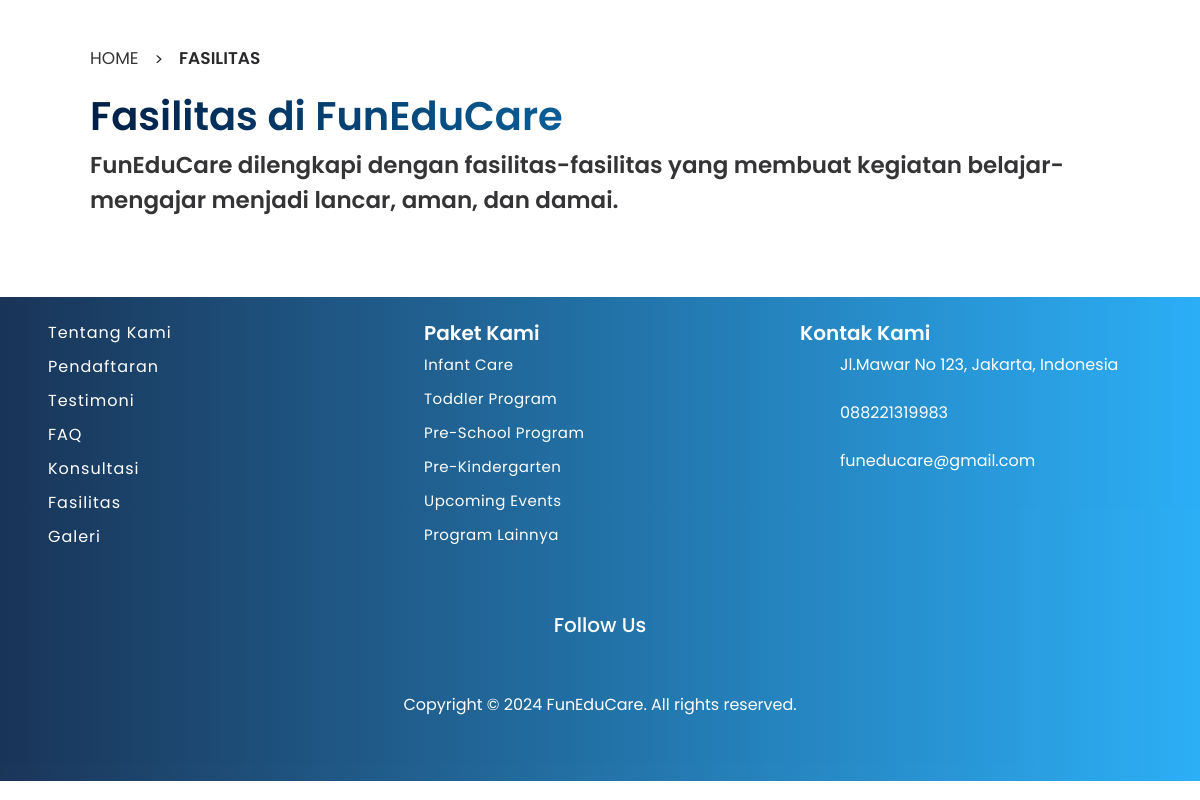
Page /fasilitas/ on the earlier database version.
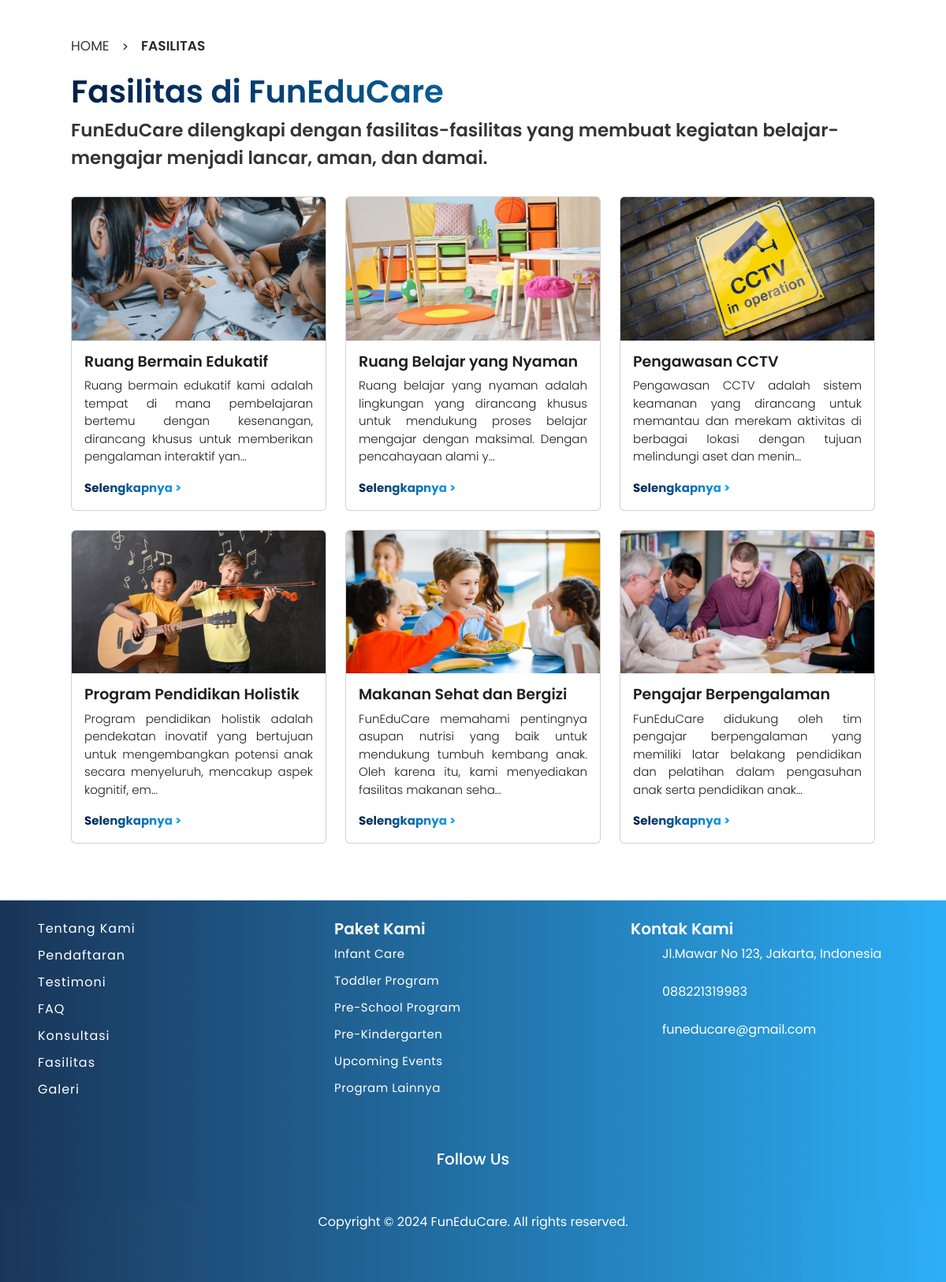
Same page on the later database version.
### home/models.py (models this page shows, shortened)
class Fasilitas(models.Model):
    judul = models.CharField(max_length=100)
    deskripsi = models.TextField()
    foto = models.FileField()

### home/views.py (the view)
# urls.py: path('fasilitas/', views.fasilitas, name='fasilitas'),
def fasilitas(request):
    all_fasilitas = Fasilitas.objects.all()
    return render(request, 'home/fasilitas.html', {'all':all_fasilitas})

### home/templates/home/fasilitas.html (shortened to what this page needs)
<!DOCTYPE html>
{% load static %}
<html lang="en">
    <head>
        <link rel="stylesheet" href="{% static 'css/home-style.css' %}" />
        <link
            href="https://cdn.jsdelivr.net/npm/bootstrap@5.3.3/dist/css/bootstrap.min.css"
            rel="stylesheet"
 />
        <link rel="stylesheet" href="./assets/css/fasilitases-style.css" />
    </head>
    <body>
        <main>
            <section class="container">
                <div class="col-12 p-5">
                    <div class="head-content d-flex flex-row col-8">
                        <a href="{% url 'home:home' %}">
                            <h5>HOME</h5>
                        </a>
                        <span class="me-3 ms-3"> > </span>
                        <h4>FASILITAS</h4>
                    </div>
                    <div
                        class="title-content col-12 mt-3 mb-3 d-flex flex-column">
                        <h1>Fasilitas di FunEduCare</h1>
                        <p>FunEduCare dilengkapi dengan fasilitas-fasilitas yang
                            membuat kegiatan belajar-mengajar menjadi lancar,
                            aman, dan damai.</p>
                    </div>
                    <div class="row">
                        {% for item in all %}
                        <div class="col-12 col-md-4 mb-4">
                            <div class="card" style="width: 100%;">
                                <img class="card-img-top" src="{{ item.foto.url }}" alt="{{ item.judul }}">
                                <div class="card-body">
                                    <h5 class="card-title">{{ item.judul }}</h5>
                                    <p class="card-text">{{ item.deskripsi|truncatechars:150 }}</p>
                                    <a href="{% url 'home:detail' item.id %}">Selengkapnya  ></a>
                                </div>
                            </div>
                        </div>
                        {% endfor %}
                        </div>
                    </div>
            </section>
        </main>
        <footer class="container-footer footer">
            <div class="pt-4 p-5">
              <div class="row">
                <div class="col-md-4">
                  <ul class="list1">
                    <li>
                      <a href="{% url 'aboutus:aboutus' %}#siapakami">Tentang Kami</a>
                    </li>
                    <li><a href="{% url 'programs:programs' %}">Pendaftaran</a></li>
                    <li>
                      <a href="{% url 'home:home' %}#testimonialCarousel"
                        >Testimoni</a
                      >
                    </li>
                    <li>
                      <a href="{% url 'contactus:contactus' %}#faq-list">FAQ</a>
                    </li>
                    <li>
                      <a href="{% url 'contactus:contactus' %}#konsultasi"
                        >Konsultasi</a
                      >
                    </li>
                    <li><a href="{% url 'home:home' %}#fasilitas">Fasilitas</a></li>
                    <li><a href="{% url 'aboutus:aboutus' %}#galeri">Galeri</a></li>
                  </ul>
                </div>
                <div class="col-md-4">
                  <h4>Paket Kami</h4>
                  <ul class="list2">
                    <li>
                      <a href="{% url 'programs:programs' %}#service">Infant Care</a>
                    </li>
                    <li>
                      <a href="{% url 'programs:programs' %}#service"
                        >Toddler Program</a
                      >
                    </li>
                    <li>
                      <a href="{% url 'programs:programs' %}#service"
                        >Pre-School Program</a
                      >
                    </li>
                    <li>
                      <a href="{% url 'programs:programs' %}#service"
                        >Pre-Kindergarten</a
                      >
                    </li>
                    <li>
                      <a href="{% url 'programs:programs' %}#service"
                        >Upcoming Events</a
                      >
                    </li>
                    <li>
                      <a href="{% url 'programs:programs' %}#service"
                        >Program Lainnya</a
                      >
                    </li>
                  </ul>
                </div>
                <div class="col-md-4">
                  <h4>Kontak Kami</h4>
                  <ul class="list4">
                    <li>
                      Jl.Mawar No 123, Jakarta, Indonesia
                    </li>
                    <br />
                    <li>
                      088221319983
                    </li>
                    <br />
                    <li>
                      funeducare@gmail.com
                    </li>
                  </ul>
                </div>
                <div class="d-flex justify-content-center mt-5">
                  <div class="col-md-4 text-center">
                    <h5 class="follow">Follow Us</h5>
                  </div>
                </div>
              </div>
              <div class="copyright text-center mt-4">
                <p>Copyright &copy; 2024 FunEduCare. All rights reserved.</p>
              </div>
            </div>
          </footer>
    </body>
</html>

### static/css/home-style.css (style rules this page uses)
* { padding: 0; margin: 0; box-sizing: border-box; font-family: "Poppins", sans-serif; scroll-behavior: smooth; text-decoration: none; list-style: none; }
:root { --bg-color: #fff; --text-color1: #1f1f21; --text-color2: #fff; --main-color: #15a6f5; --bg-opacity: #fffefa; --big-font: 3rem; --title-font: 40px; --p-font: 1rem; }
body { background: var(--bg-color); }
.list1, .footer-links, .list2 { list-style-type: none; padding-left: 0; }
.list1 li, .footer-links li, .list2 li { margin-bottom: 10px; }
.list1 a { color: var(--text-color2); text-decoration: none; letter-spacing: 1px; font-size: 16px; }
.list2 a { color: var(--text-color2); text-decoration: none; letter-spacing: 0.5px; font-size: 15px; }
.footer h4 { color: var(--text-color2); font-weight: 600; font-size: 20px; }
.footer { background: linear-gradient(to right, #011f46, var(--main-color)); opacity: 0.9; }
.list4, .follow, .copyright { color: var(--text-color2); }

### static/css/fasilitases-style.css (style rules this page uses)
* { padding: 0; margin: 0; box-sizing: border-box; font-family: "Poppins", sans-serif; scroll-behavior: smooth; text-decoration: none; list-style: none; }
:root { --bg-color: #fff; --text-color1: #1f1f21; --text-color2: #fff; --main-color: #15a6f5; --bg-opacity: #fffefa; --big-font: 3rem; --title-font: 40px; --p-font: 1rem; }
body { background: var(--bg-color); }
.head-content a { text-decoration: none; }
.head-content h4 { font-size: 17px; font-weight: 600; color: var(--text-color1); opacity: 95%; }
.head-content h5 { font-size: 17px; font-weight: 400; color: var(--text-color1); opacity: 90%; }
.title-content h1 { font-size: 40px; font-weight: 600; background: linear-gradient(to right, #011f46, var(--main-color)); background-clip: text; -webkit-text-fill-color: transparent; }
.title-content p { font-size: 23px; font-weight: 600; color: var(--text-color1); opacity: 90%; }
.card h5 { font-size: 19px; font-weight: 600; color: var(--text-color1); }
.card p { font-size: 15px; text-align: justify; font-weight: 300; color: var(--text-color1); }
.card a { text-decoration: none; font-size: 15px; background: linear-gradient(to right, #011f46, var(--main-color)); background-clip: text; -webkit-text-fill-color: transparent; font-weight: 700; }
.list1, .footer-links, .list2 { list-style-type: none; padding-left: 0; }
.list1 li, .footer-links li, .list2 li { margin-bottom: 10px; }
.list1 a { color: var(--text-color2); text-decoration: none; letter-spacing: 1px; font-size: 16px; }
.list2 a { color: var(--text-color2); text-decoration: none; letter-spacing: 0.5px; font-size: 15px; }
.footer h4 { color: var(--text-color2); font-weight: 600; font-size: 20px; }
.footer { background: linear-gradient(to right, #011f46, var(--main-color)); opacity: 0.9; }
.list4, .follow, .copyright { color: var(--text-color2); }

Differences in the rows shown:
added Fasilitas: foto (picture), judul "Ruang Bermain Edukatif", deskripsi "Ruang bermain edukatif kami adalah tempat di mana pembelajaran bertemu dengan kesenangan, dirancang khusus untuk memberikan pengalaman interaktif yan…"
added Fasilitas: foto (picture), judul "Ruang Belajar yang Nyaman", deskripsi "Ruang belajar yang nyaman adalah lingkungan yang dirancang khusus untuk mendukung proses belajar mengajar dengan maksimal. Dengan pencahayaan alami y…"
added Fasilitas: foto (picture), judul "Pengawasan CCTV", deskripsi "Pengawasan CCTV adalah sistem keamanan yang dirancang untuk memantau dan merekam aktivitas di berbagai lokasi dengan tujuan melindungi aset dan menin…"
added Fasilitas: foto (picture), judul "Program Pendidikan Holistik", deskripsi "Program pendidikan holistik adalah pendekatan inovatif yang bertujuan untuk mengembangkan potensi anak secara menyeluruh, mencakup aspek kognitif, em…"
added Fasilitas: foto (picture), judul "Makanan Sehat dan Bergizi", deskripsi "FunEduCare memahami pentingnya asupan nutrisi yang baik untuk mendukung tumbuh kembang anak. Oleh karena itu, kami menyediakan fasilitas makanan seha…"
added Fasilitas: foto (picture), judul "Pengajar Berpengalaman", deskripsi "FunEduCare didukung oleh tim pengajar berpengalaman yang memiliki latar belakang pendidikan dan pelatihan dalam pengasuhan anak serta pendidikan anak…"
